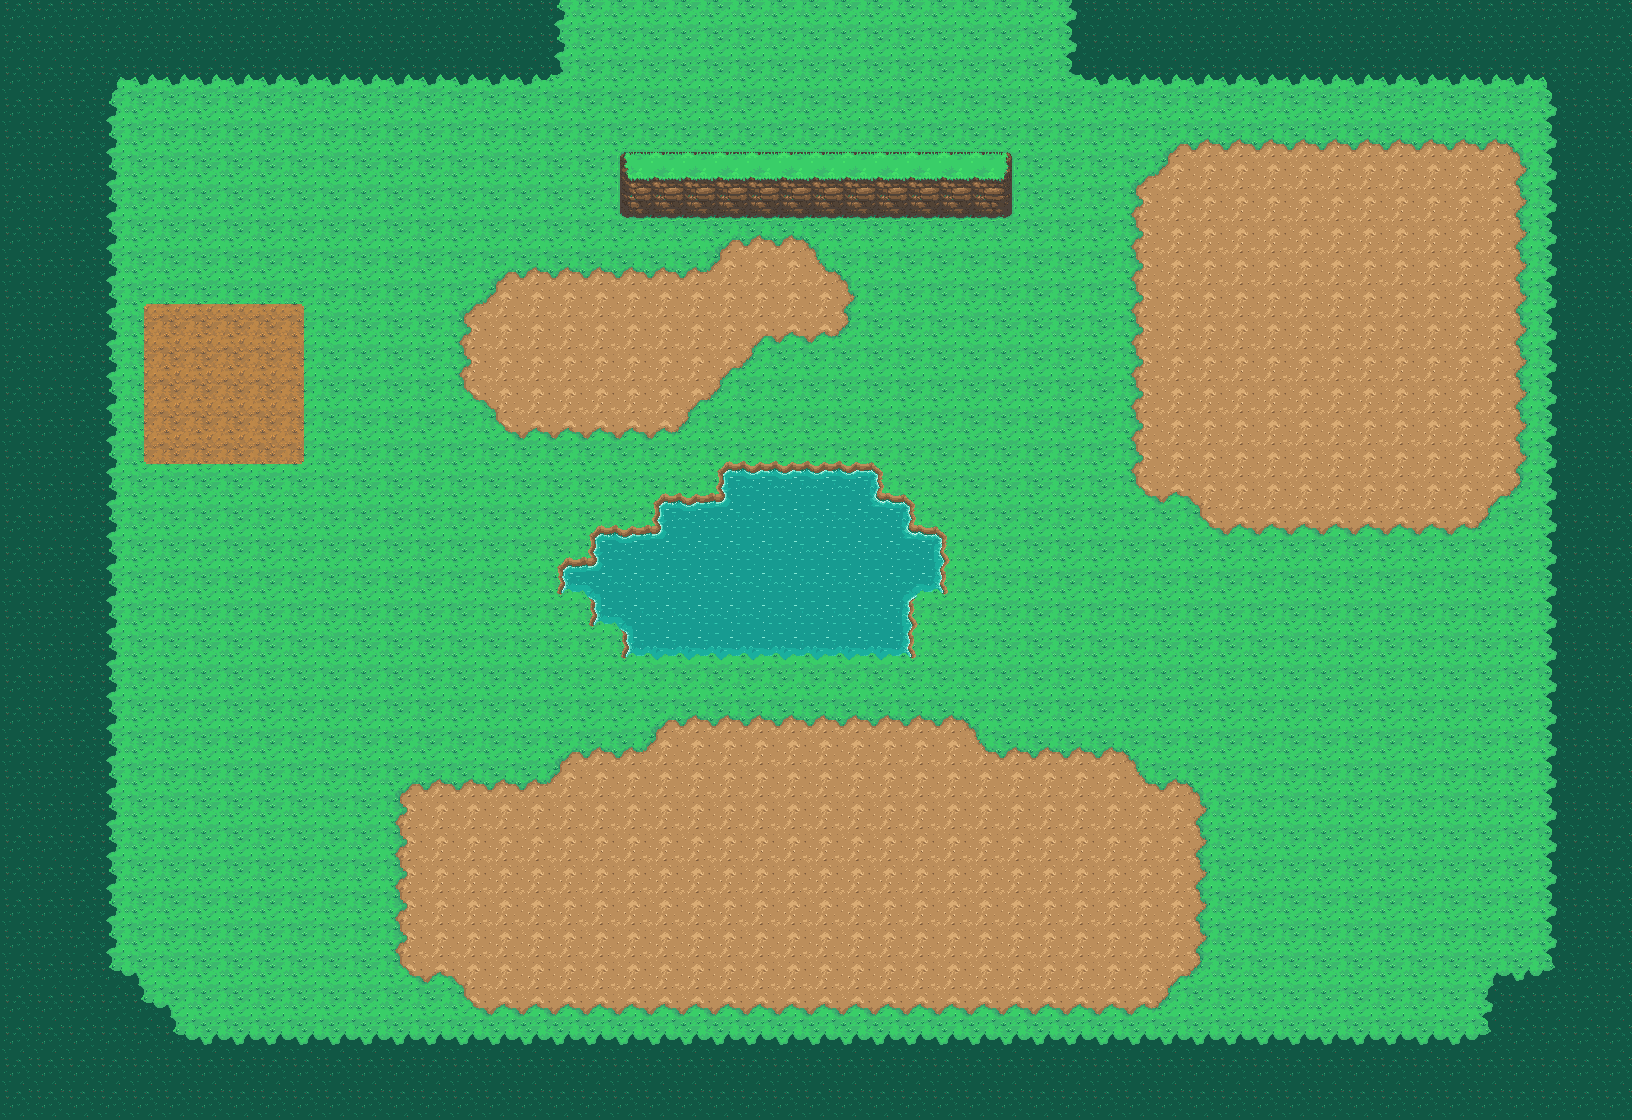

Tiled map render using the project's own tile images. Description and the map definition, with tile-layer contents summarised, below:
An orthogonal 51x35 tile map with 32x32 px tiles, 1 tile layer (ground), 3 hidden layers not drawn, 5 tilesets and 854 objects (38x tree_big_0, 34x petal_2, 30x fence_post, 30x tree_big_3, 29x petal_4, ...).

<map version="1.10" tiledversion="1.11.0" orientation="orthogonal" renderorder="right-down" width="51" height="35" tilewidth="32" tileheight="32" infinite="0" nextlayerid="7" nextobjectid="855">
 <tileset firstgid="1" name="ground_grass_dirt" tilewidth="32" tileheight="32" tilecount="16" columns="4">
  <image source="../../public/assets/tiles/ground_grass_dirt.png" width="128" height="128" />
 </tileset>
 <tileset firstgid="17" name="ground_grass_dark" tilewidth="32" tileheight="32" tilecount="16" columns="4">
  <image source="../../public/assets/tiles/ground_grass_dark.png" width="128" height="128" />
 </tileset>
 <tileset firstgid="33" name="ground_water" tilewidth="32" tileheight="32" tilecount="16" columns="4">
  <image source="../../public/assets/tiles/ground_water.png" width="128" height="128" />
 </tileset>
 <tileset firstgid="49" name="cliff_tall" tilewidth="32" tileheight="32" tilecount="32" columns="4">
  <image source="../../public/assets/tiles/cliff_tall.png" width="128" height="256" />
 </tileset>
 <tileset firstgid="81" name="ground_farm_soil" tilewidth="32" tileheight="32" tilecount="16" columns="4">
  <image source="../../public/assets/world/tiles/farm_soil_16.png" width="128" height="128" />
 </tileset>
 <layer id="1" name="ground" width="51" height="35">
  <data>[1785 cells, 1785 non-empty, 57 distinct tile ids]</data>
 </layer>
 <objectgroup id="2" name="collision">
  <object id="1" x="0" y="0" width="544" height="16" />
  <object id="2" x="1088" y="0" width="544" height="16" />
  <object id="3" x="0" y="16" width="544" height="16" />
  <object id="4" x="1088" y="16" width="544" height="16" />
  <object id="5" x="0" y="32" width="64" height="16" />
  <object id="6" x="384" y="32" width="64" height="16" />
  <object id="7" x="1280" y="32" width="192" height="16" />
  <object id="8" x="1600" y="32" width="32" height="16" />
  <object id="9" x="0" y="48" width="64" height="16" />
  <object id="10" x="384" y="48" width="64" height="16" />
  <object id="11" x="1280" y="48" width="192" height="16" />
  <object id="12" x="1600" y="48" width="32" height="16" />
  <object id="13" x="0" y="64" width="64" height="16" />
  <object id="14" x="1600" y="64" width="32" height="16" />
  <object id="15" x="0" y="80" width="64" height="16" />
  <object id="16" x="1600" y="80" width="32" height="16" />
  <object id="17" x="0" y="96" width="64" height="16" />
  <object id="18" x="1600" y="96" width="32" height="16" />
  <object id="19" x="0" y="112" width="64" height="16" />
  <object id="20" x="1600" y="112" width="32" height="16" />
  <object id="21" x="0" y="128" width="64" height="16" />
  <object id="22" x="608" y="128" width="416" height="16" />
  <object id="23" x="1600" y="128" width="32" height="16" />
  <object id="24" x="0" y="144" width="64" height="16" />
  <object id="25" x="608" y="144" width="416" height="16" />
  <object id="26" x="1600" y="144" width="32" height="16" />
  <object id="27" x="0" y="160" width="64" height="16" />
  <object id="28" x="608" y="160" width="416" height="16" />
  <object id="29" x="1600" y="160" width="32" height="16" />
  <object id="30" x="0" y="176" width="64" height="16" />
  <object id="31" x="608" y="176" width="416" height="16" />
  <object id="32" x="1600" y="176" width="32" height="16" />
  <object id="33" x="0" y="192" width="64" height="16" />
  <object id="34" x="608" y="192" width="416" height="16" />
  <object id="35" x="1600" y="192" width="32" height="16" />
  <object id="36" x="0" y="208" width="64" height="16" />
  <object id="37" x="608" y="208" width="416" height="16" />
  <object id="38" x="1600" y="208" width="32" height="16" />
  <object id="39" x="0" y="224" width="64" height="16" />
  <object id="40" x="1600" y="224" width="32" height="16" />
  <object id="41" x="0" y="240" width="64" height="16" />
  <object id="42" x="1600" y="240" width="32" height="16" />
  <object id="43" x="0" y="256" width="64" height="16" />
  <object id="44" x="1600" y="256" width="32" height="16" />
  <object id="45" x="0" y="272" width="64" height="16" />
  <object id="46" x="1600" y="272" width="32" height="16" />
  <object id="47" x="0" y="288" width="64" height="16" />
  <object id="48" x="1600" y="288" width="32" height="16" />
  <object id="49" x="0" y="304" width="64" height="16" />
  <object id="50" x="1600" y="304" width="32" height="16" />
  <object id="51" x="0" y="320" width="64" height="16" />
  <object id="52" x="1600" y="320" width="32" height="16" />
  <object id="53" x="0" y="336" width="64" height="16" />
  <object id="54" x="1600" y="336" width="32" height="16" />
  <object id="55" x="0" y="352" width="64" height="16" />
  <object id="56" x="1600" y="352" width="32" height="16" />
  <object id="57" x="0" y="368" width="64" height="16" />
  <object id="58" x="1600" y="368" width="32" height="16" />
  <object id="59" x="0" y="384" width="64" height="16" />
  <object id="60" x="1600" y="384" width="32" height="16" />
  <object id="61" x="0" y="400" width="64" height="16" />
  <object id="62" x="1600" y="400" width="32" height="16" />
  <object id="63" x="0" y="416" width="64" height="16" />
  <object id="64" x="1600" y="416" width="32" height="16" />
  <object id="65" x="0" y="432" width="64" height="16" />
  <object id="66" x="1600" y="432" width="32" height="16" />
  <object id="67" x="0" y="448" width="64" height="16" />
  <object id="68" x="1600" y="448" width="32" height="16" />
  <object id="69" x="0" y="464" width="64" height="16" />
  <object id="70" x="720" y="464" width="160" height="16" />
  <object id="71" x="1600" y="464" width="32" height="16" />
  <object id="72" x="0" y="480" width="64" height="16" />
  <object id="73" x="720" y="480" width="160" height="16" />
  <object id="74" x="1600" y="480" width="32" height="16" />
  <object id="75" x="0" y="496" width="64" height="16" />
  <object id="76" x="656" y="496" width="256" height="16" />
  <object id="77" x="1600" y="496" width="32" height="16" />
  <object id="78" x="0" y="512" width="64" height="16" />
  <object id="79" x="656" y="512" width="256" height="16" />
  <object id="80" x="1600" y="512" width="32" height="16" />
  <object id="81" x="0" y="528" width="64" height="16" />
  <object id="82" x="592" y="528" width="352" height="16" />
  <object id="83" x="1600" y="528" width="32" height="16" />
  <object id="84" x="0" y="544" width="64" height="16" />
  <object id="85" x="592" y="544" width="352" height="16" />
  <object id="86" x="1600" y="544" width="32" height="16" />
  <object id="87" x="0" y="560" width="64" height="16" />
  <object id="88" x="560" y="560" width="384" height="16" />
  <object id="89" x="1600" y="560" width="32" height="16" />
  <object id="90" x="0" y="576" width="64" height="16" />
  <object id="91" x="560" y="576" width="384" height="16" />
  <object id="92" x="1600" y="576" width="32" height="16" />
  <object id="93" x="0" y="592" width="64" height="16" />
  <object id="94" x="592" y="592" width="128" height="16" />
  <object id="95" x="784" y="592" width="128" height="16" />
  <object id="96" x="1600" y="592" width="32" height="16" />
  </objectgroup>
 <objectgroup id="3" name="objects">
  <!-- 546 objects omitted --></objectgroup>
 <objectgroup id="4" name="flowers">
  <!-- 261 objects omitted --></objectgroup>
 <objectgroup id="5" name="effects">
  <!-- 32 objects omitted --></objectgroup>
 <objectgroup id="6" name="spawns">
  <!-- 12 objects omitted --></objectgroup>
 <layer id="7" name="land_1" width="51" height="35" visible="0">
  <data>[1785 cells, 25 non-empty, 9 distinct tile ids]</data>
 </layer>
 <layer id="8" name="land_2" width="51" height="35" visible="0">
  <data>[1785 cells, 45 non-empty, 9 distinct tile ids]</data>
 </layer>
 <layer id="9" name="land_3" width="51" height="35" visible="0">
  <data>[1785 cells, 60 non-empty, 9 distinct tile ids]</data>
 </layer>
</map>
<!-- 758 of 854 objects omitted -->
